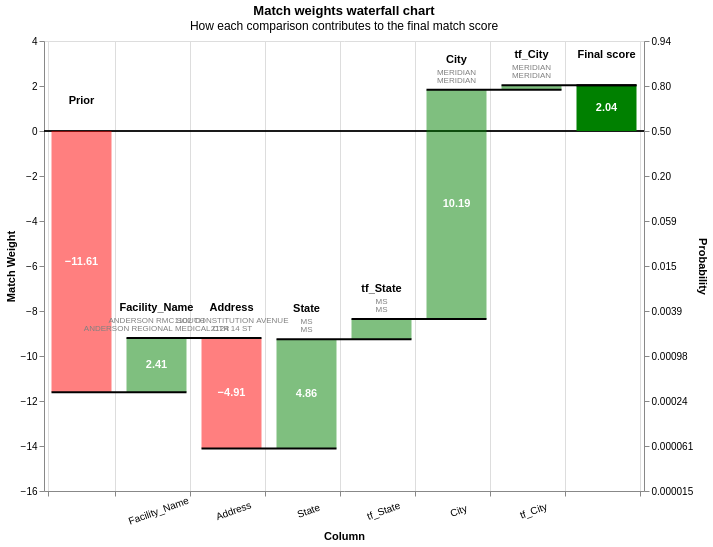

This figure's notebook cell:
### Code cell
records_to_view  = results.as_record_dict(limit=5)
linker.waterfall_chart(records_to_view, filter_nulls=False)

### Figure 1 — Vega-Lite specification as saved in the notebook (floating-point values rounded to 4 significant figures)
{"config": {"view": {"continuousWidth": 400, "continuousHeight": 300}}, "layer": [{"layer": [{"mark": "rule", "encoding": {"color": {"value": "black"}, "size": {"value": 0.5}, "y": {"field": "zero", "type": "quantitative"}}}, {"mark": {"type": "bar", "width": 60}, "encoding": {"color": {"condition": {"test": "(datum.log2_bayes_factor < 0)", "value": "red"}, "value": "green"}, "opacity": {"condition": {"test": "datum.column_name == 'Prior match weight' || datum.column_name == 'Final score'", "value": 1}, "value": 0.5}, "tooltip": [{"field": "column_name", "title": "Comparison column", "type": "nominal"}, {"field": "value_l", "title": "Value (L)", "type": "nominal"}, {"field": "value_r", "title": "Value (R)", "type": "nominal"}, {"field": "label_for_charts", "title": "Label", "type": "ordinal"}, {"field": "sql_condition", "title": "SQL condition", "type": "nominal"}, {"field": "comparison_vector_value", "title": "Comparison vector value", "type": "nominal"}, {"field": "bayes_factor", "format": ",.4f", "title": "Bayes factor = m/u", "type": "quantitative"}, {"field": "log2_bayes_factor", "format": ",.4f", "title": "Match weight = log2(m/u)", "type": "quantitative"}, {"field": "prob", "format": ".4f", "title": "Cumulative match probability", "type": "quantitative"}, {"field": "bayes_factor_description", "title": "Match weight description", "type": "nominal"}], "x": {"axis": {"grid": true, "labelAlign": "center", "labelAngle": -20, "labelExpr": "datum.value == 'Prior' || datum.value == 'Final score' ? '' : datum.value", "labelPadding": 10, "tickBand": "extent", "title": "Column"}, "field": "column_name", "sort": {"field": "bar_sort_order", "order": "ascending"}, "type": "nominal"}, "y": {"axis": {"grid": false, "orient": "left", "title": "Match Weight"}, "field": "previous_sum", "type": "quantitative"}, "y2": {"field": "sum"}}}, {"mark": {"type": "text", "fontWeight": "bold"}, "encoding": {"color": {"value": "white"}, "text": {"condition": {"test": "abs(datum.log2_bayes_factor) > 1", "field": "log2_bayes_factor", "format": ".2f", "type": "nominal"}, "value": ""}, "x": {"axis": {"labelAngle": -20, "title": "Column"}, "field": "column_name", "sort": {"field": "bar_sort_order", "order": "ascending"}, "type": "nominal"}, "y": {"axis": {"orient": "left"}, "field": "center", "type": "quantitative"}}}, {"mark": {"type": "text", "baseline": "bottom", "dy": -25, "fontWeight": "bold"}, "encoding": {"color": {"value": "black"}, "text": {"field": "column_name", "type": "nominal"}, "x": {"axis": {"labelAngle": -20, "title": "Column"}, "field": "column_name", "sort": {"field": "bar_sort_order", "order": "ascending"}, "type": "nominal"}, "y": {"field": "sum_top", "type": "quantitative"}}}, {"mark": {"type": "text", "baseline": "bottom", "dy": -13, "fontSize": 8}, "encoding": {"color": {"value": "grey"}, "text": {"field": "value_l", "type": "nominal"}, "x": {"axis": {"labelAngle": -20, "title": "Column"}, "field": "column_name", "sort": {"field": "bar_sort_order", "order": "ascending"}, "type": "nominal"}, "y": {"field": "sum_top", "type": "quantitative"}}}, {"mark": {"type": "text", "baseline": "bottom", "dy": -5, "fontSize": 8}, "encoding": {"color": {"value": "grey"}, "text": {"field": "value_r", "type": "nominal"}, "x": {"axis": {"labelAngle": -20, "title": "Column"}, "field": "column_name", "sort": {"field": "bar_sort_order", "order": "ascending"}, "type": "nominal"}, "y": {"field": "sum_top", "type": "quantitative"}}}]}, {"mark": {"type": "rule", "color": "black", "strokeWidth": 2, "x2Offset": 30, "xOffset": -30}, "encoding": {"x": {"axis": {"labelAngle": -20, "title": "Column"}, "field": "column_name", "sort": {"field": "bar_sort_order", "order": "ascending"}, "type": "nominal"}, "x2": {"field": "lead"}, "y": {"axis": {"labelExpr": "format(1 / (1 + pow(2, -1*datum.value)), '.2r')", "orient": "right", "title": "Probability"}, "field": "sum", "scale": {"zero": false}, "type": "quantitative"}}}], "data": {"name": "data-821ae3a08bd82d121e86d2d25f0acb72"}, "height": 450, "params": [{"name": "record_number", "bind": {"input": "range", "max": 4, "min": 0, "step": 1}, "value": 0}], "resolve": {"axis": {"y": "independent"}}, "title": {"text": "Match weights waterfall chart", "subtitle": "How each comparison contributes to the final match score"}, "transform": [{"filter": "(datum.record_number == record_number)"}, {"window": [{"op": "sum", "field": "log2_bayes_factor", "as": "sum"}, {"op": "lead", "field": "column_name", "as": "lead"}], "frame": [null, 0]}, {"calculate": "datum.column_name === \"Final score\" ? datum.sum - datum.log2_bayes_factor : datum.sum", "as": "sum"}, {"calculate": "datum.lead === null ? datum.column_name : datum.lead", "as": "lead"}, {"calculate": "datum.column_name === \"Final score\" || datum.column_name === \"Prior match weight\" ? 0 : datum.sum - datum.log2_bayes_factor", "as": "previous_sum"}, {"calculate": "datum.sum > datum.previous_sum ? datum.column_name : \"\"", "as": "top_label"}, {"calculate": "datum.sum < datum.previous_sum ? datum.column_name : \"\"", "as": "bottom_label"}, {"calculate": "datum.sum > datum.previous_sum ? datum.sum : datum.previous_sum", "as": "sum_top"}, {"calculate": "datum.sum < datum.previous_sum ? datum.sum : datum.previous_sum", "as": "sum_bottom"}, {"calculate": "(datum.sum + datum.previous_sum) / 2", "as": "center"}, {"calculate": "(datum.log2_bayes_factor > 0 ? \"+\" : \"\") + datum.log2_bayes_factor", "as": "text_log2_bayes_factor"}, {"calculate": "datum.sum < datum.previous_sum ? 4 : -4", "as": "dy"}, {"calculate": "datum.sum < datum.previous_sum ? \"top\" : \"bottom\"", "as": "baseline"}, {"calculate": "1. / (1 + pow(2, -1.*datum.sum))", "as": "prob"}, {"calculate": "0*datum.sum", "as": "zero"}], "width": {"step": 75}, "$schema": "https://vega.github.io/schema/vega-lite/v5.9.3.json", "datasets": {"data-821ae3a08bd82d121e86d2d25f0acb72": [{"column_name": "Prior", "label_for_charts": "Starting match weight (prior)", "sql_condition": null, "log2_bayes_factor": -11.61, "bayes_factor": 0.0003197, "comparison_vector_value": null, "m_probability": null, "u_probability": null, "bayes_factor_description": null, "value_l": "", "value_r": "", "term_frequency_adjustment": null, "bar_sort_order": 0, "record_number": 0}, {"column_name": "Facility_Name", "label_for_charts": "Jaro_winkler_similarity >= 0.8", "sql_condition": "jaro_winkler_similarity(\"Facility_Name_l\", \"Facility_Name_r\") >= 0.8", "log2_bayes_factor": 2.408, "bayes_factor": 5.306, "comparison_vector_value": 1, "m_probability": 0.03129, "u_probability": 0.005897, "bayes_factor_description": "If comparison level is `jaro_winkler_similarity >= 0.8` then comparison is 5.31 times more likely to be a match", "value_l": "ANDERSON RMC SOUTH", "value_r": "ANDERSON REGIONAL MEDICAL CTR", "term_frequency_adjustment": false, "bar_sort_order": 1, "record_number": 0}, {"column_name": "Address", "label_for_charts": "All other comparisons", "sql_condition": "ELSE", "log2_bayes_factor": -4.909, "bayes_factor": 0.03327, "comparison_vector_value": 0, "m_probability": 0.03327, "u_probability": 0.9998, "bayes_factor_description": "If comparison level is `all other comparisons` then comparison is  30.05 times less likely to be a match", "value_l": "1102 CONSTITUTION AVENUE", "value_r": "2124 14 ST", "term_frequency_adjustment": false, "bar_sort_order": 2, "record_number": 0}, {"column_name": "State", "label_for_charts": "Exact match", "sql_condition": "\"State_l\" = \"State_r\"", "log2_bayes_factor": 4.859, "bayes_factor": 29.02, "comparison_vector_value": 1, "m_probability": 1.0, "u_probability": 0.03446, "bayes_factor_description": "If comparison level is `exact match` then comparison is 29.02 times more likely to be a match", "value_l": "MS", "value_r": "MS", "term_frequency_adjustment": false, "bar_sort_order": 3, "record_number": 0}, {"column_name": "tf_State", "label_for_charts": "Term freq adjustment on State with weight {cl.tf_adjustment_weight}", "sql_condition": "\"State_l\" = \"State_r\"", "log2_bayes_factor": 0.9038, "bayes_factor": 1.871, "comparison_vector_value": 1, "m_probability": null, "u_probability": null, "bayes_factor_description": "Term frequency adjustment on State makes comparison 1.87 times more likely to be a match", "value_l": "MS", "value_r": "MS", "term_frequency_adjustment": true, "bar_sort_order": 4, "record_number": 0}, {"column_name": "City", "label_for_charts": "Exact match", "sql_condition": "\"City_l\" = \"City_r\"", "log2_bayes_factor": 10.19, "bayes_factor": 1164.0, "comparison_vector_value": 1, "m_probability": 1.0, "u_probability": 0.0008588, "bayes_factor_description": "If comparison level is `exact match` then comparison is 1,164.38 times more likely to be a match", "value_l": "MERIDIAN", "value_r": "MERIDIAN", "term_frequency_adjustment": false, "bar_sort_order": 5, "record_number": 0}, {"column_name": "tf_City", "label_for_charts": "Term freq adjustment on City with weight {cl.tf_adjustment_weight}", "sql_condition": "\"City_l\" = \"City_r\"", "log2_bayes_factor": 0.202, "bayes_factor": 1.15, "comparison_vector_value": 1, "m_probability": null, "u_probability": null, "bayes_factor_description": "Term frequency adjustment on City makes comparison 1.15 times more likely to be a match", "value_l": "MERIDIAN", "value_r": "MERIDIAN", "term_frequency_adjustment": true, "bar_sort_order": 6, "record_number": 0}, {"column_name": "Final score", "label_for_charts": "Final score", "sql_condition": null, "log2_bayes_factor": 2.037, "bayes_factor": 4.104, "comparison_vector_value": null, "m_probability": null, "u_probability": null, "bayes_factor_description": null, "value_l": "", "value_r": "", "term_frequency_adjustment": null, "bar_sort_order": 7, "record_number": 0}, {"column_name": "Prior", "label_for_charts": "Starting match weight (prior)", "sql_condition": null, "log2_bayes_factor": -11.61, "bayes_factor": 0.0003197, "comparison_vector_value": null, "m_probability": null, "u_probability": null, "bayes_factor_description": null, "value_l": "", "value_r": "", "term_frequency_adjustment": null, "bar_sort_order": 0, "record_number": 1}, {"column_name": "Facility_Name", "label_for_charts": "Jaro_winkler_similarity >= 0.8", "sql_condition": "jaro_winkler_similarity(\"Facility_Name_l\", \"Facility_Name_r\") >= 0.8", "log2_bayes_factor": 2.408, "bayes_factor": 5.306, "comparison_vector_value": 1, "m_probability": 0.03129, "u_probability": 0.005897, "bayes_factor_description": "If comparison level is `jaro_winkler_similarity >= 0.8` then comparison is 5.31 times more likely to be a match", "value_l": "CONWAY BEHAVIORAL HEALTH", "value_r": "CONWAY REGIONAL MEDICAL CENTER", "term_frequency_adjustment": false, "bar_sort_order": 1, "record_number": 1}, {"column_name": "Address", "label_for_charts": "All other comparisons", "sql_condition": "ELSE", "log2_bayes_factor": -4.909, "bayes_factor": 0.03327, "comparison_vector_value": 0, "m_probability": 0.03327, "u_probability": 0.9998, "bayes_factor_description": "If comparison level is `all other comparisons` then comparison is  30.05 times less likely to be a match", "value_l": "2255 STURGIS ROAD", "value_r": "2302 COLLEGE AVENUE", "term_frequency_adjustment": false, "bar_sort_order": 2, "record_number": 1}, {"column_name": "State", "label_for_charts": "Exact match", "sql_condition": "\"State_l\" = \"State_r\"", "log2_bayes_factor": 4.859, "bayes_factor": 29.02, "comparison_vector_value": 1, "m_probability": 1.0, "u_probability": 0.03446, "bayes_factor_description": "If comparison level is `exact match` then comparison is 29.02 times more likely to be a match", "value_l": "AR", "value_r": "AR", "term_frequency_adjustment": false, "bar_sort_order": 3, "record_number": 1}, {"column_name": "tf_State", "label_for_charts": "Term freq adjustment on State with weight {cl.tf_adjustment_weight}", "sql_condition": "\"State_l\" = \"State_r\"", "log2_bayes_factor": 1.159, "bayes_factor": 2.233, "comparison_vector_value": 1, "m_probability": null, "u_probability": null, "bayes_factor_description": "Term frequency adjustment on State makes comparison 2.23 times more likely to be a match", "value_l": "AR", "value_r": "AR", "term_frequency_adjustment": true, "bar_sort_order": 4, "record_number": 1}, {"column_name": "City", "label_for_charts": "Exact match", "sql_condition": "\"City_l\" = \"City_r\"", "log2_bayes_factor": 10.19, "bayes_factor": 1164.0, "comparison_vector_value": 1, "m_probability": 1.0, "u_probability": 0.0008588, "bayes_factor_description": "If comparison level is `exact match` then comparison is 1,164.38 times more likely to be a match", "value_l": "CONWAY", "value_r": "CONWAY", "term_frequency_adjustment": false, "bar_sort_order": 5, "record_number": 1}, {"column_name": "tf_City", "label_for_charts": "Term freq adjustment on City with weight {cl.tf_adjustment_weight}", "sql_condition": "\"City_l\" = \"City_r\"", "log2_bayes_factor": -0.02044, "bayes_factor": 0.9859, "comparison_vector_value": 1, "m_probability": null, "u_probability": null, "bayes_factor_description": "Term frequency adjustment on City makes comparison  1.01 times less likely to be a match", "value_l": "CONWAY", "value_r": "CONWAY", "term_frequency_adjustment": true, "bar_sort_order": 6, "record_number": 1}, {"column_name": "Final score", "label_for_charts": "Final score", "sql_condition": null, "log2_bayes_factor": 2.07, "bayes_factor": 4.199, "comparison_vector_value": null, "m_probability": null, "u_probability": null, "bayes_factor_description": null, "value_l": "", "value_r": "", "term_frequency_adjustment": null, "bar_sort_order": 7, "record_number": 1}, {"column_name": "Prior", "label_for_charts": "Starting match weight (prior)", "sql_condition": null, "log2_bayes_factor": -11.61, "bayes_factor": 0.0003197, "comparison_vector_value": null, "m_probability": null, "u_probability": null, "bayes_factor_description": null, "value_l": "", "value_r": "", "term_frequency_adjustment": null, "bar_sort_order": 0, "record_number": 2}, {"column_name": "Facility_Name", "label_for_charts": "Jaro_winkler_similarity >= 0.8", "sql_condition": "jaro_winkler_similarity(\"Facility_Name_l\", \"Facility_Name_r\") >= 0.8", "log2_bayes_factor": 2.408, "bayes_factor": 5.306, "comparison_vector_value": 1, "m_probability": 0.03129, "u_probability": 0.005897, "bayes_factor_description": "If comparison level is `jaro_winkler_similarity >= 0.8` then comparison is 5.31 times more likely to be a match", "value_l": "SENTARA PRINCESS ANNE HOSPITAL", "value_r": "SENTARA VIRGINIA BEACH GENERAL HOSPITAL", "term_frequency_adjustment": false, "bar_sort_order": 1, "record_number": 2}, {"column_name": "Address", "label_for_charts": "All other comparisons", "sql_condition": "ELSE", "log2_bayes_factor": -4.909, "bayes_factor": 0.03327, "comparison_vector_value": 0, "m_probability": 0.03327, "u_probability": 0.9998, "bayes_factor_description": "If comparison level is `all other comparisons` then comparison is  30.05 times less likely to be a match", "value_l": "2025 GLENN MITCHELL DRIVE", "value_r": "1060 FIRST COLONIAL ROAD", "term_frequency_adjustment": false, "bar_sort_order": 2, "record_number": 2}, {"column_name": "State", "label_for_charts": "Exact match", "sql_condition": "\"State_l\" = \"State_r\"", "log2_bayes_factor": 4.859, "bayes_factor": 29.02, "comparison_vector_value": 1, "m_probability": 1.0, "u_probability": 0.03446, "bayes_factor_description": "If comparison level is `exact match` then comparison is 29.02 times more likely to be a match", "value_l": "VA", "value_r": "VA", "term_frequency_adjustment": false, "bar_sort_order": 3, "record_number": 2}, {"column_name": "tf_State", "label_for_charts": "Term freq adjustment on State with weight {cl.tf_adjustment_weight}", "sql_condition": "\"State_l\" = \"State_r\"", "log2_bayes_factor": 0.747, "bayes_factor": 1.678, "comparison_vector_value": 1, "m_probability": null, "u_probability": null, "bayes_factor_description": "Term frequency adjustment on State makes comparison 1.68 times more likely to be a match", "value_l": "VA", "value_r": "VA", "term_frequency_adjustment": true, "bar_sort_order": 4, "record_number": 2}, {"column_name": "City", "label_for_charts": "Exact match", "sql_condition": "\"City_l\" = \"City_r\"", "log2_bayes_factor": 10.19, "bayes_factor": 1164.0, "comparison_vector_value": 1, "m_probability": 1.0, "u_probability": 0.0008588, "bayes_factor_description": "If comparison level is `exact match` then comparison is 1,164.38 times more likely to be a match", "value_l": "VIRGINIA BEACH", "value_r": "VIRGINIA BEACH", "term_frequency_adjustment": false, "bar_sort_order": 5, "record_number": 2}, {"column_name": "tf_City", "label_for_charts": "Term freq adjustment on City with weight {cl.tf_adjustment_weight}", "sql_condition": "\"City_l\" = \"City_r\"", "log2_bayes_factor": 0.465, "bayes_factor": 1.38, "comparison_vector_value": 1, "m_probability": null, "u_probability": null, "bayes_factor_description": "Term frequency adjustment on City makes comparison 1.38 times more likely to be a match", "value_l": "VIRGINIA BEACH", "value_r": "VIRGINIA BEACH", "term_frequency_adjustment": true, "bar_sort_order": 6, "record_number": 2}, {"column_name": "Final score", "label_for_charts": "Final score", "sql_condition": null, "log2_bayes_factor": 2.143, "bayes_factor": 4.418, "comparison_vector_value": null, "m_probability": null, "u_probability": null, "bayes_factor_description": null, "value_l": "", "value_r": "", "term_frequency_adjustment": null, "bar_sort_order": 7, "record_number": 2}, {"column_name": "Prior", "label_for_charts": "Starting match weight (prior)", "sql_condition": null, "log2_bayes_factor": -11.61, "bayes_factor": 0.0003197, "comparison_vector_value": null, "m_probability": null, "u_probability": null, "bayes_factor_description": null, "value_l": "", "value_r": "", "term_frequency_adjustment": null, "bar_sort_order": 0, "record_number": 3}, {"column_name": "Facility_Name", "label_for_charts": "Jaro_winkler_similarity >= 0.8", "sql_condition": "jaro_winkler_similarity(\"Facility_Name_l\", \"Facility_Name_r\") >= 0.8", "log2_bayes_factor": 2.408, "bayes_factor": 5.306, "comparison_vector_value": 1, "m_probability": 0.03129, "u_probability": 0.005897, "bayes_factor_description": "If comparison level is `jaro_winkler_similarity >= 0.8` then comparison is 5.31 times more likely to be a match", "value_l": "SENTARA VIRGINIA BEACH GENERAL HOSPITAL", "value_r": "SENTARA PRINCESS ANNE HOSPITAL", "term_frequency_adjustment": false, "bar_sort_order": 1, "record_number": 3}, {"column_name": "Address", "label_for_charts": "All other comparisons", "sql_condition": "ELSE", "log2_bayes_factor": -4.909, "bayes_factor": 0.03327, "comparison_vector_value": 0, "m_probability": 0.03327, "u_probability": 0.9998, "bayes_factor_description": "If comparison level is `all other comparisons` then comparison is  30.05 times less likely to be a match", "value_l": "1060 FIRST COLONIAL ROAD", "value_r": "2025 GLENN MITCHELL DRIVE", "term_frequency_adjustment": false, "bar_sort_order": 2, "record_number": 3}, {"column_name": "State", "label_for_charts": "Exact match", "sql_condition": "\"State_l\" = \"State_r\"", "log2_bayes_factor": 4.859, "bayes_factor": 29.02, "comparison_vector_value": 1, "m_probability": 1.0, "u_probability": 0.03446, "bayes_factor_description": "If comparison level is `exact match` then comparison is 29.02 times more likely to be a match", "value_l": "VA", "value_r": "VA", "term_frequency_adjustment": false, "bar_sort_order": 3, "record_number": 3}, {"column_name": "tf_State", "label_for_charts": "Term freq adjustment on State with weight {cl.tf_adjustment_weight}", "sql_condition": "\"State_l\" = \"State_r\"", "log2_bayes_factor": 0.747, "bayes_factor": 1.678, "comparison_vector_value": 1, "m_probability": null, "u_probability": null, "bayes_factor_description": "Term frequency adjustment on State makes comparison 1.68 times more likely to be a match", "value_l": "VA", "value_r": "VA", "term_frequency_adjustment": true, "bar_sort_order": 4, "record_number": 3}, {"column_name": "City", "label_for_charts": "Exact match", "sql_condition": "\"City_l\" = \"City_r\"", "log2_bayes_factor": 10.19, "bayes_factor": 1164.0, "comparison_vector_value": 1, "m_probability": 1.0, "u_probability": 0.0008588, "bayes_factor_description": "If comparison level is `exact match` then comparison is 1,164.38 times more likely to be a match", "value_l": "VIRGINIA BEACH", "value_r": "VIRGINIA BEACH", "term_frequency_adjustment": false, "bar_sort_order": 5, "record_number": 3}, {"column_name": "tf_City", "label_for_charts": "Term freq adjustment on City with weight {cl.tf_adjustment_weight}", "sql_condition": "\"City_l\" = \"City_r\"", "log2_bayes_factor": 0.465, "bayes_factor": 1.38, "comparison_vector_value": 1, "m_probability": null, "u_probability": null, "bayes_factor_description": "Term frequency adjustment on City makes comparison 1.38 times more likely to be a match", "value_l": "VIRGINIA BEACH", "value_r": "VIRGINIA BEACH", "term_frequency_adjustment": true, "bar_sort_order": 6, "record_number": 3}, {"column_name": "Final score", "label_for_charts": "Final score", "sql_condition": null, "log2_bayes_factor": 2.143, "bayes_factor": 4.418, "comparison_vector_value": null, "m_probability": null, "u_probability": null, "bayes_factor_description": null, "value_l": "", "value_r": "", "term_frequency_adjustment": null, "bar_sort_order": 7, "record_number": 3}, {"column_name": "Prior", "label_for_charts": "Starting match weight (prior)", "sql_condition": null, "log2_bayes_factor": -11.61, "bayes_factor": 0.0003197, "comparison_vector_value": null, "m_probability": null, "u_probability": null, "bayes_factor_description": null, "value_l": "", "value_r": "", "term_frequency_adjustment": null, "bar_sort_order": 0, "record_number": 4}, {"column_name": "Facility_Name", "label_for_charts": "Jaro_winkler_similarity >= 0.9", "sql_condition": "jaro_winkler_similarity(\"Facility_Name_l\", \"Facility_Name_r\") >= 0.9", "log2_bayes_factor": 6.001, "bayes_factor": 64.05, "comparison_vector_value": 2, "m_probability": 0.0248, "u_probability": 0.0003873, "bayes_factor_description": "If comparison level is `jaro_winkler_similarity >= 0.9` then comparison is 64.05 times more likely to be a match", "value_l": "KAISER FOUNDATION HOSPITAL - SACRAMENTO", "value_r": "KAISER FOUNDATION HOSP SO SACRAMENTO", "term_frequency_adjustment": false, "bar_sort_order": 1, "record_number": 4}, {"column_name": "Address", "label_for_charts": "All other comparisons", "sql_condition": "ELSE", "log2_bayes_factor": -4.909, "bayes_factor": 0.03327, "comparison_vector_value": 0, "m_probability": 0.03327, "u_probability": 0.9998, "bayes_factor_description": "If comparison level is `all other comparisons` then comparison is  30.05 times less likely to be a match", "value_l": "2025 MORSE AVENUE", "value_r": "6600 BRUCEVILLE ROAD", "term_frequency_adjustment": false, "bar_sort_order": 2, "record_number": 4}, {"column_name": "State", "label_for_charts": "Exact match", "sql_condition": "\"State_l\" = \"State_r\"", "log2_bayes_factor": 4.859, "bayes_factor": 29.02, "comparison_vector_value": 1, "m_probability": 1.0, "u_probability": 0.03446, "bayes_factor_description": "If comparison level is `exact match` then comparison is 29.02 times more likely to be a match", "value_l": "CA", "value_r": "CA", "term_frequency_adjustment": false, "bar_sort_order": 3, "record_number": 4}, {"column_name": "tf_State", "label_for_charts": "Term freq adjustment on State with weight {cl.tf_adjustment_weight}", "sql_condition": "\"State_l\" = \"State_r\"", "log2_bayes_factor": -1.156, "bayes_factor": 0.4488, "comparison_vector_value": 1, "m_probability": null, "u_probability": null, "bayes_factor_description": "Term frequency adjustment on State makes comparison  2.23 times less likely to be a match", "value_l": "CA", "value_r": "CA", "term_frequency_adjustment": true, "bar_sort_order": 4, "record_number": 4}, {"column_name": "City", "label_for_charts": "Exact match", "sql_condition": "\"City_l\" = \"City_r\"", "log2_bayes_factor": 10.19, "bayes_factor": 1164.0, "comparison_vector_value": 1, "m_probability": 1.0, "u_probability": 0.0008588, "bayes_factor_description": "If comparison level is `exact match` then comparison is 1,164.38 times more likely to be a match", "value_l": "SACRAMENTO", "value_r": "SACRAMENTO", "term_frequency_adjustment": false, "bar_sort_order": 5, "record_number": 4}, {"column_name": "tf_City", "label_for_charts": "Term freq adjustment on City with weight {cl.tf_adjustment_weight}", "sql_condition": "\"City_l\" = \"City_r\"", "log2_bayes_factor": -1.12, "bayes_factor": 0.4601, "comparison_vector_value": 1, "m_probability": null, "u_probability": null, "bayes_factor_description": "Term frequency adjustment on City makes comparison  2.17 times less likely to be a match", "value_l": "SACRAMENTO", "value_r": "SACRAMENTO", "term_frequency_adjustment": true, "bar_sort_order": 6, "record_number": 4}, {"column_name": "Final score", "label_for_charts": "Final score", "sql_condition": null, "log2_bayes_factor": 2.249, "bayes_factor": 4.754, "comparison_vector_value": null, "m_probability": null, "u_probability": null, "bayes_factor_description": null, "value_l": "", "value_r": "", "term_frequency_adjustment": null, "bar_sort_order": 7, "record_number": 4}]}}
